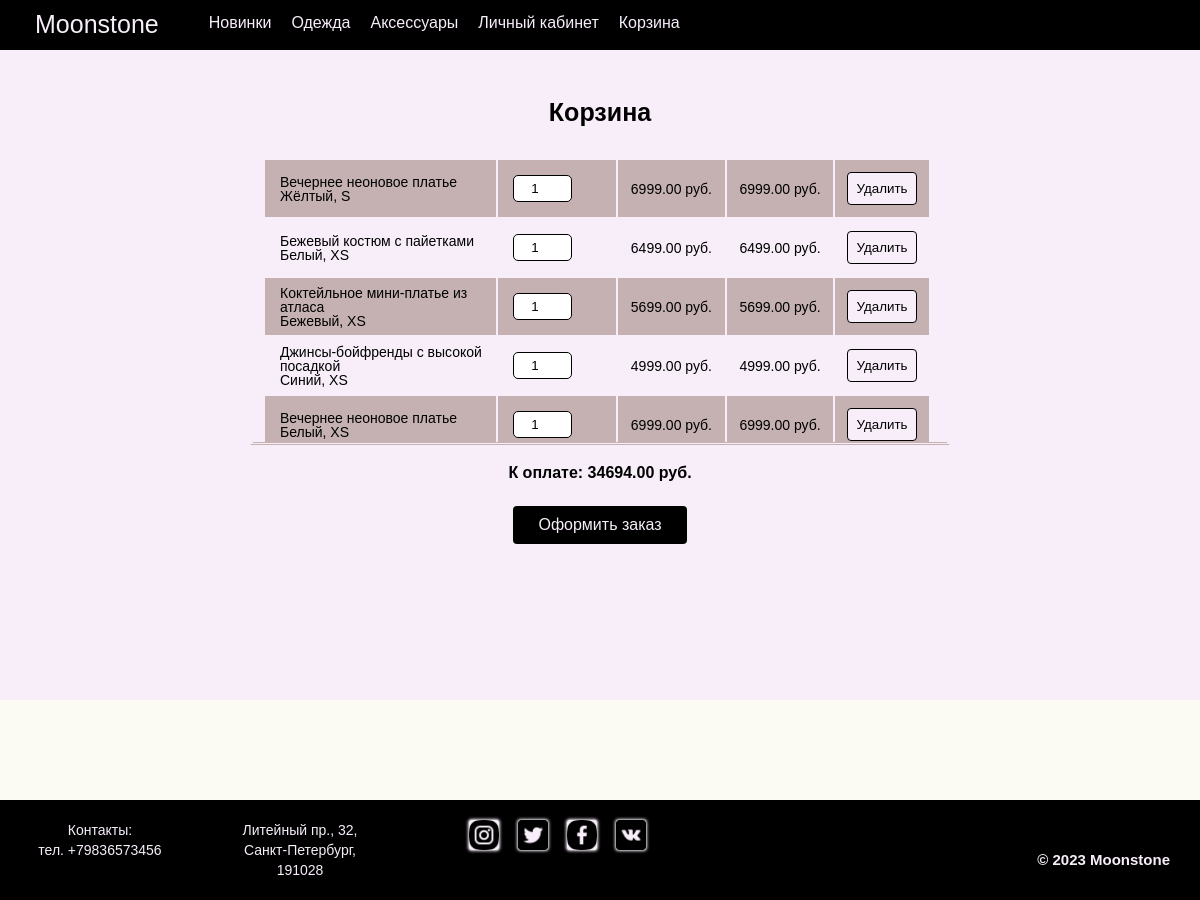
The app's page /cart/ (signed in) with its own data.
### shop/models.py (models this page shows, shortened)
class Cart(models.Model):
    user = models.ForeignKey(User, on_delete=models.CASCADE)
    product = models.ForeignKey(Product, on_delete=models.CASCADE)
    quantity = models.IntegerField(default=1)
    created_at = models.DateTimeField(auto_now_add=True)
    color = models.CharField(max_length=50, default='Белый', null=True)
    size = models.CharField(max_length=20, default='One',null=True)
    def get_total_price(self):
        return self.product.price * self.quantity
    def get_cart_total(self):
        return sum(item.get_total_price() for item in Cart.objects.filter(user=self.user))

class Product(models.Model):
    CATEGORY_CHOICES = (
        ('clothing', 'Clothing'),
        ('accessories', 'Accessories'),
    )
    category = models.CharField(max_length=20, choices=CATEGORY_CHOICES,default='Clothing', null=True)
    name = models.CharField(max_length=255)
    description = models.TextField()
    price = models.DecimalField(max_digits=10, decimal_places=2)
    image = models.ImageField(upload_to='product_images', storage=fs)
    color = models.CharField(max_length=50, default='Белый', null=True)
    size = models.CharField(max_length=20, default='One',null=True)
    class Meta:
        ordering = ['-id']

### shop/views.py (the view, shortened to what this page needs)
# urls.py: path('cart/', views.cart_detail, name='cart_detail'),
@login_required
def cart_detail(request):
    cart = Cart.objects.filter(user=request.user).all()
    context = {
        'cart': cart,
    }
    return render(request, 'shop/cart_detail.html', context)

### templates/shop/cart_detail.html (shortened to what this page needs)
{% extends 'shop/base.html' %}
{% load static %}
{% block content %}
<div class="cart__body">
  <h1>Корзина</h1>
  {% if cart %}
  <table>
    <tbody>
      {% for item in cart %}
      <tr>
        <td>{{ item.product.name }} <br> {{ item.color }}, {{ item.size }}</td>
        <td>
          <form method="POST" action="{% url 'shop:cart_detail' %}" class="update-form">
            <input type="number" name="quantity" value="{{ item.quantity }}" min="1" max="10" step="1" class="quantity-input">
          </form>
        </td>
        <td class="price">{{ item.product.price }} руб.</td>
        <td class="total-price">{{ item.get_total_price }} руб.</td>
        <td>
          <form method="POST" action="{% url 'shop:cart_detail' %}">
            <button class="cart__delete" type="submit">Удалить</button>
          </form>
        </td>
      </tr>
      {% endfor %}
    </tbody>
  </table>
  <p class="cart__price">К оплате: {{ cart.0.get_cart_total }} руб.</p>
  <form class="cart__checkout" method="post" action="{% url 'shop:checkout' %}">
    <button class="cart__checkout__button">Оформить заказ</button>
  </form>
  {% else %}
  <div class="button__cart">
    <p>В вашей корзине нет покупок</p>
    <button class="button__cart__get"> <a href="{% url 'shop:product_list_2' %}" class="btn btn-primary">Перейти к покупкам</a></button>
  </div>
  {% endif %}
</div>
{% endblock %}

### static/css/style.css (style rules this page uses)
* { padding: 0; margin: 0; border: 0; }
*, *:before, *:after { -moz-box-sizing: border-box; -webkit-box-sizing: border-box; box-sizing: border-box; }
html, body { height: 100%; width: 100%; font-size: 100%; line-height: 1; font-size: 14px; -ms-text-size-adjust: 100%; -moz-text-size-adjust: 100%; -webkit-text-size-adjust: 100%; }
input, button, textarea { font-family: inherit; }
button { cursor: pointer; }
h1, h2, h3, h4, h5, h6 { font-size: inherit; font-weight: 400; }
body { font-family: 'Gilroy-Medium', sans-serif; min-height: 100vh; height: 100%; }
.cart__body { background-color: #f7eef9; padding-top: 50px; position: relative; height: 700px; padding-bottom: 100px; text-align: center; max-width: 100%; }
.cart__body h1 { padding-top: 50px; padding-bottom: 20px; font-size: 25px; font-weight: 700; }
.cart__body table { table-layout: auto; max-width: 700px; margin: 0 auto; border-collapse: collapse; border: 3px solid #f7eef9; max-height: 300px; overflow-y: auto; display: flex; border-bottom: 3px solid #c5b1b1; border-style: double; padding: 10px; }
.cart__body tr { height: 50px; text-align: left; padding-left: 20px; border: 2px solid #f7eef9; }
.cart__body tr:nth-child(odd) { background-color: #c5b1b1; }
.cart__body tr:nth-child(even) { background-color: #f7eef9; }
.cart__body td { border: 2px solid #f7eef9; text-align: center; }
.cart__body td:first-child { width: 35%; padding-left: 15px; text-align: left; }
.cart__body form input[type="number"] { display: block; width: 50%; padding: 5px; margin: 15px; border: 1px solid #000; border-radius: 5px; text-align: center; }
.cart__delete { padding: 8px 9px; border: 1px solid #000; border-radius: 4px; background-color: #f7eef9; }
.cart__price { padding-top: 20px; font-size: 16px; font-weight: 700; }
.cart__checkout { margin: 20px; padding: 5px 25px; border-radius: 4px; color: #f7eef9; font-size: 16px; }
.cart__checkout__button { padding: 10px 25px; border-radius: 4px; background-color: #000000; color: #f7eef9; font-size: 16px; }
.history__body table, th, td { border: 1px solid #f7eef9; }

### records on screen
Cart: product.name "Вечернее неоновое платье", color "Жёлтый", size "S", quantity "1", product.price "6999.00", get_total_price "6999.00", user+product+quantity "34694.00"
Cart: product.name "Бежевый костюм с пайетками", color "Белый", size "XS", quantity "1", product.price "6499.00", get_total_price "6499.00"
Cart: product.name "Коктейльное мини-платье из атласа", color "Бежевый", size "XS", quantity "1", product.price "5699.00", get_total_price "5699.00"
Cart: product.name "Джинсы-бойфренды с высокой посадкой", color "Синий", size "XS", quantity "1", product.price "4999.00", get_total_price "4999.00"
Cart: product.name "Вечернее неоновое платье", color "Белый", size "XS", quantity "1", product.price "6999.00", get_total_price "6999.00"
